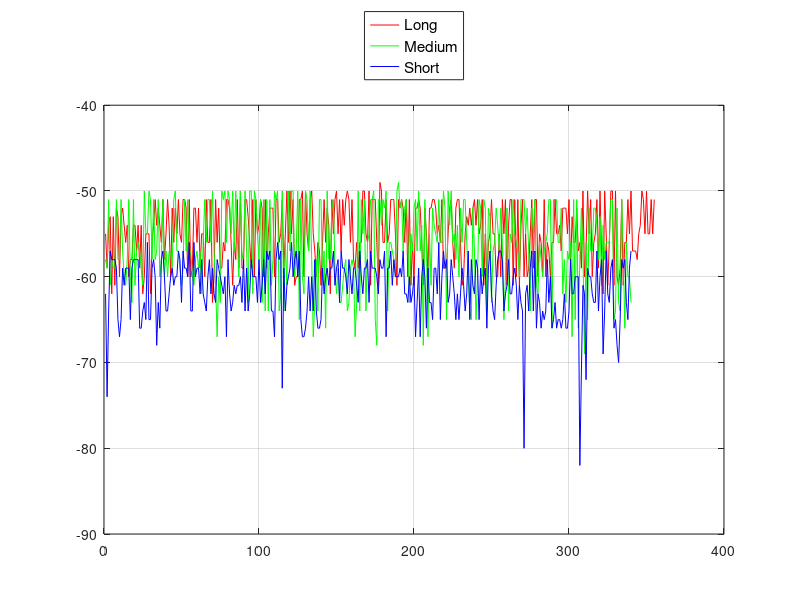

This chart was generated by the following MATLAB code: (Note: this script raises an error after producing the figure.)
clear all
close all
%dai
load('data_antenna_2020.04.23.20.02_dai.mat');
data_dai=[];
cnt_dai=[];
cnt=0;
for i=1:1:length(data)
    for j=1:1:5
        cnt=cnt+1;
        data_dai(cnt)=data(i).data.data.data1.value(j);
        cnt_dai(cnt)=cnt;
    end
end
%trung binh
load('data_antenna_2020.04.23.20.02_tb.mat');
data_tb=[];
cnt_tb=[];
cnt=0;
for i=1:1:length(data)
    for j=1:1:5
        cnt=cnt+1;
        data_tb(cnt)=data(i).data.data.data1.value(j);
        cnt_tb(cnt)=cnt;
    end
end

%ngan
load('data_antenna_2020.04.23.20.02_ngan.mat');
data_ngan=[];
cnt_ngan=[];
cnt=0;
for i=1:1:length(data)
    for j=1:1:5
        cnt=cnt+1;
        data_ngan(cnt)=data(i).data.data.data1.value(j);
        cnt_ngan(cnt)=cnt;
    end
end

figure('Name','Raw Data')
plot(cnt_dai,data_dai,'r',cnt_tb,data_tb,'g',cnt_ngan,data_ngan,'b');
legend({'Long','Medium','Short'},'FontSize',11,'Location','northoutside');
grid on

kal_dai=kalman(0.00075,0,0.00075,6,data_dai);
kal_tb=kalman(0.00075,0,0.00075,6,data_tb);
kal_ngan=kalman(0.00075,0,0.00075,6,data_ngan);

figure('Name','Kalman Data')
plot(cnt_dai,kal_dai,'r',cnt_tb,kal_tb,'g',cnt_ngan,kal_ngan,'b');
legend({'Long','Medium','Short'},'FontSize',11,'Location','northoutside');
grid on

